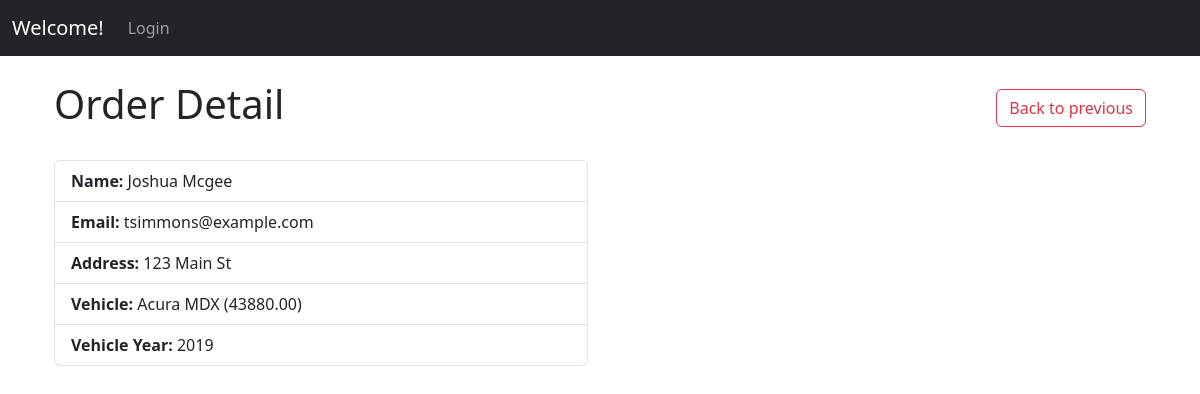
Screenshot of /order/1/ with the database file from the repository.
### orders/models.py (models this page shows)
class Order(models.Model):
    name = models.CharField(max_length=100)
    email = models.EmailField(max_length=254)
    address = models.CharField(max_length=100)
    product = models.ForeignKey(Details, on_delete=models.CASCADE, related_name='orders')
    user = models.ForeignKey(User, on_delete=models.CASCADE, related_name='orders')
    quantity = models.IntegerField(default=1)
    date_ordered = models.DateTimeField(auto_now_add=True)

class Details(models.Model):
    year = models.IntegerField()
    vehicle = models.ForeignKey(Vehicle, on_delete=models.CASCADE, related_name='details')
    model = models.CharField(max_length=100)
    price = models.DecimalField(max_digits=10, decimal_places=2)
    def __str__(self):
        return f"{self.vehicle} ({self.price})"

class Vehicle(models.Model):
    name = models.CharField(max_length=255)
    def __str__(self):
        return self.name

### orders/views.py (the view)
# urls.py: path('order/<int:pk>/', OrderDetailView.as_view(), name='order_detail'),
class OrderDetailView(DetailView):
    model = Order
    template_name = 'order_detail.html'
    context_object_name = 'order'

### orders/templates/order_detail.html
{% extends 'base.html' %}
{% block content %}
  <div class="container">
    <div class="d-flex justify-content-between align-items-center mb-4">
      <h1>Order Detail</h1>
      <button class="btn btn-outline-danger" onclick="history.back()">Back to previous</button>
    </div>
    <div class="row">
      <div class="col-md-6">
        <ul class="list-group">
          <li class="list-group-item"><strong>Name:</strong> {{ order.name }}</li>
          <li class="list-group-item"><strong>Email:</strong> {{ order.email }}</li>
          <li class="list-group-item"><strong>Address:</strong> {{ order.address }}</li>
          <li class="list-group-item"><strong>Vehicle:</strong> {{ order.product }}</li>
          <li class="list-group-item"><strong>Vehicle Year:</strong> {{ order.product.year }}</li>
        </ul>
      </div>
    </div>
  </div>
{% endblock %}

### rows the page displays
Order: name "Joshua Mcgee", email "tsimmons@example.com", address "123 Main St", product "Acura MDX (43880.00)", product.year "2019"
